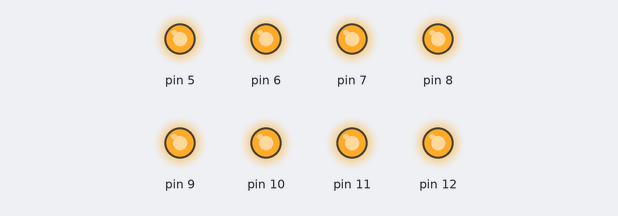
Simulated run of this sketch. Board: Arduino Uno, built with avr-gcc and run on an emulated ATmega328P. Shown: output pins drawn as LEDs (lit = HIGH).

Above: at 0.1 s.
Timing chart, 0 to 1.6 s (numbered marks = the images above):
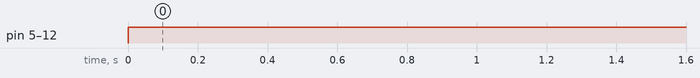

Measured:
- by itself, pin 5–12: LOW → HIGH at 0.00 s

The sketch:

test_7_seg.ino
```cpp
  int disp_pin[8];	/* array for a-g pins of 7-Segment display */

void define_segment_pins(int a, int b, int c, int d, int e, int f, int g, int h)	/* Assigns 7-segment display pins to board */
{
  disp_pin[0] = a;
  disp_pin[1] = b;
  disp_pin[2] = c;
  disp_pin[3] = d;
  disp_pin[4] = e;
  disp_pin[5] = f;
  disp_pin[6] = g;
  disp_pin[6] = h;
}

void display_number(int num)	/* Function for displaying number (0-9) */
{
  switch(num)
  {
    case 0:
    digitalWrite(disp_pin[0], LOW);	/* Drive disp_pin[0] to LOW */
    digitalWrite(disp_pin[1], LOW);	/* Driving LOW turns on LED segment for common anode display */
    digitalWrite(disp_pin[2], LOW);
    digitalWrite(disp_pin[3], LOW);
    digitalWrite(disp_pin[4], LOW);
    digitalWrite(disp_pin[5], LOW);
    digitalWrite(disp_pin[6], HIGH);
    break;
    case 1:
    digitalWrite(disp_pin[0], HIGH);	/* Drive disp_pin[7] to HIGH */
    digitalWrite(disp_pin[1], LOW);
    digitalWrite(disp_pin[2], LOW);
    digitalWrite(disp_pin[3], HIGH);	/* Driving HIGH turns off LED segment for common anode display */
    digitalWrite(disp_pin[4], HIGH);
    digitalWrite(disp_pin[5], HIGH);
    digitalWrite(disp_pin[6], HIGH);
    break;
    case 2:
    digitalWrite(disp_pin[0], LOW);
    digitalWrite(disp_pin[1], LOW);
    digitalWrite(disp_pin[2], HIGH);
    digitalWrite(disp_pin[3], LOW);
    digitalWrite(disp_pin[4], LOW);
    digitalWrite(disp_pin[5], HIGH);
    digitalWrite(disp_pin[6], LOW);
    break;
    case 3:
    digitalWrite(disp_pin[0], LOW);
    digitalWrite(disp_pin[1], LOW);
    digitalWrite(disp_pin[2], LOW);
    digitalWrite(disp_pin[3], LOW);
    digitalWrite(disp_pin[4], HIGH);
    digitalWrite(disp_pin[5], HIGH);
    digitalWrite(disp_pin[6], LOW);
    break;
    case 4:
    digitalWrite(disp_pin[0], HIGH);
    digitalWrite(disp_pin[1], LOW);
    digitalWrite(disp_pin[2], LOW);
    digitalWrite(disp_pin[3], HIGH);
    digitalWrite(disp_pin[4], HIGH);
    digitalWrite(disp_pin[5], LOW);
    digitalWrite(disp_pin[6], LOW);
    break;
    case 5:
    digitalWrite(disp_pin[0], LOW);
    digitalWrite(disp_pin[1], HIGH);
    digitalWrite(disp_pin[2], LOW);
    digitalWrite(disp_pin[3], LOW);
    digitalWrite(disp_pin[4], HIGH);
    digitalWrite(disp_pin[5], LOW);
    digitalWrite(disp_pin[6], LOW);
    break;
    case 6:
    digitalWrite(disp_pin[0], LOW);
    digitalWrite(disp_pin[1], HIGH);
    digitalWrite(disp_pin[2], LOW);
    digitalWrite(disp_pin[3], LOW);
    digitalWrite(disp_pin[4], LOW);
    digitalWrite(disp_pin[5], LOW);
    digitalWrite(disp_pin[6], LOW);
    break;
    case 7:
    digitalWrite(disp_pin[0], LOW);
    digitalWrite(disp_pin[1], LOW);
    digitalWrite(disp_pin[2], LOW);
    digitalWrite(disp_pin[3], HIGH);
    digitalWrite(disp_pin[4], HIGH);
    digitalWrite(disp_pin[5], HIGH);
    digitalWrite(disp_pin[6], HIGH);
    break;
    case 8:
    digitalWrite(disp_pin[0], LOW);
    digitalWrite(disp_pin[1], LOW);
    digitalWrite(disp_pin[2], LOW);
    digitalWrite(disp_pin[3], LOW);
    digitalWrite(disp_pin[4], LOW);
    digitalWrite(disp_pin[5], LOW);
    digitalWrite(disp_pin[6], LOW);
    break;
    case 9:
    digitalWrite(disp_pin[0], LOW);
    digitalWrite(disp_pin[1], LOW);
    digitalWrite(disp_pin[2], LOW);
    digitalWrite(disp_pin[3], LOW);
    digitalWrite(disp_pin[4], HIGH);
    digitalWrite(disp_pin[5], LOW);
    digitalWrite(disp_pin[6], LOW);
    break;
    default:
    digitalWrite(disp_pin[0], HIGH);
    digitalWrite(disp_pin[1], LOW);
    digitalWrite(disp_pin[2], LOW);
    digitalWrite(disp_pin[3], LOW);
    digitalWrite(disp_pin[4], LOW);
    digitalWrite(disp_pin[5], HIGH);
    digitalWrite(disp_pin[6], LOW);
    break;
  }
}

void setup() {
  pinMode(5, OUTPUT);
  pinMode(6, OUTPUT);
  pinMode(7, OUTPUT);
  pinMode(8, OUTPUT);
  pinMode(9, OUTPUT);
  pinMode(10, OUTPUT);
  pinMode(11, OUTPUT);
  pinMode(12, OUTPUT);
  define_segment_pins(12,11,10,9,8,7,6, 5);	/* a-g segment pins to Arduino */
}

void loop() {
  for(int i = 5; i < 13; i++){
     digitalWrite(i, HIGH);
  }
}
```
